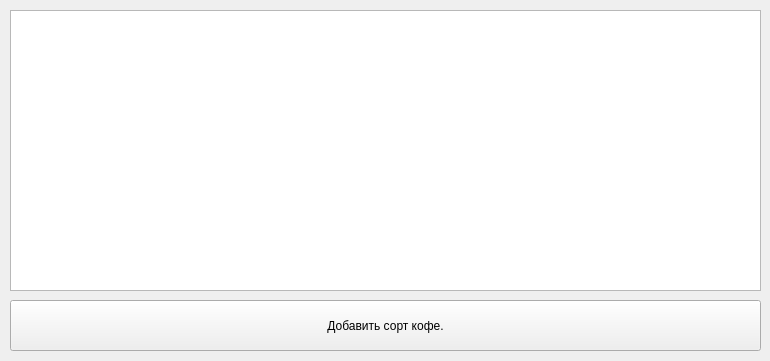
<?xml version="1.0" encoding="UTF-8"?>
<ui version="4.0">
 <class>main</class>
 <widget class="QWidget" name="main">
  <property name="geometry">
   <rect>
    <x>0</x>
    <y>0</y>
    <width>770</width>
    <height>361</height>
   </rect>
  </property>
  <property name="windowTitle">
   <string>Form</string>
  </property>
  <widget class="QTableWidget" name="CoffeeTable">
   <property name="geometry">
    <rect>
     <x>10</x>
     <y>10</y>
     <width>751</width>
     <height>281</height>
    </rect>
   </property>
  </widget>
  <widget class="QPushButton" name="pushButton">
   <property name="geometry">
    <rect>
     <x>10</x>
     <y>300</y>
     <width>751</width>
     <height>51</height>
    </rect>
   </property>
   <property name="styleSheet">
    <string notr="true">font: 24pt &quot;Calibri&quot;;</string>
   </property>
   <property name="text">
    <string>Добавить сорт кофе.</string>
   </property>
  </widget>
 </widget>
 <resources/>
 <connections/>
</ui>
